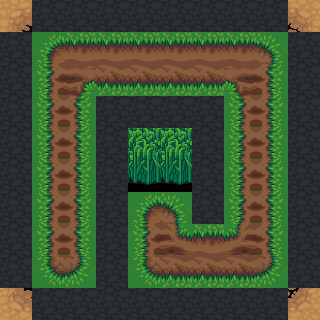

The image is a tile-based game level rendered from a .tmx file. Its description and complete source (layers, tilesets, objects, tile grids) follow:
An orthogonal 10x10 tile map with 32x32 px tiles, 1 tile layer (Tile Layer 1).

<map version="1.0" tiledversion="1.0.3" orientation="orthogonal" renderorder="right-down" width="10" height="10" tilewidth="32" tileheight="32" nextobjectid="1">
 <tileset firstgid="1" source="new1.tsx" />
 <layer name="Tile Layer 1" width="10" height="10">
  <data encoding="csv">
2,107,107,107,107,107,107,107,107,3,
107,644,645,645,645,645,645,645,646,107,
107,676,581,709,709,709,709,582,678,107,
107,676,678,107,107,107,107,676,678,107,
107,676,678,107,867,867,107,676,678,107,
107,676,678,107,899,899,107,676,678,107,
107,676,678,107,644,646,107,676,678,107,
107,676,678,107,676,613,645,614,678,107,
107,708,710,107,708,709,709,709,710,107,
34,107,107,107,107,107,107,107,107,35
</data>
 </layer>
</map>
